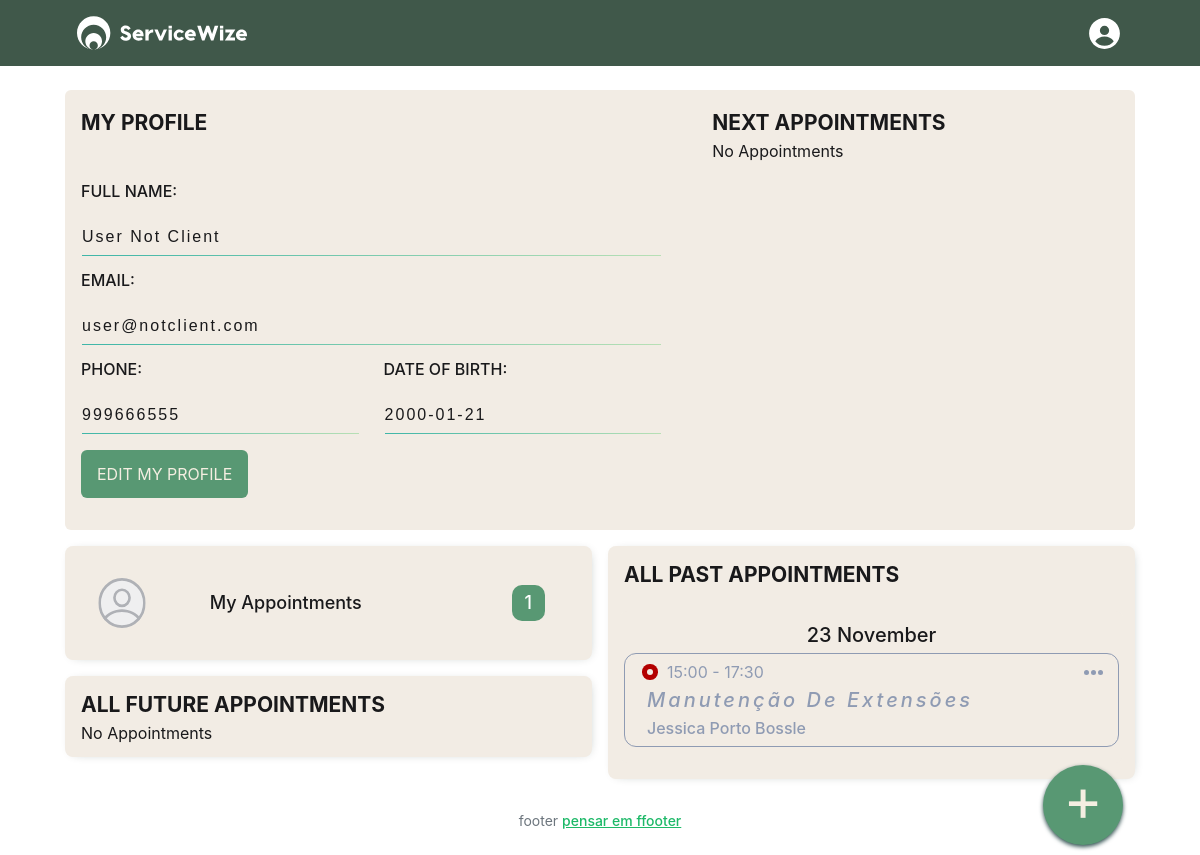
/ (signed in), run on the app's committed database.
### tables this page shows
CREATE TABLE `user` (
  `userID` char(128) NOT NULL,
  `userEmail` varchar(45) NOT NULL,
  `userFullName` varchar(45) NOT NULL,
  `userPassword` varchar(255) NOT NULL,
  `userMobile` varchar(45) DEFAULT NULL,
  `userBirthDate` date DEFAULT NULL,
  `userType` varchar(45) NOT NULL,
  `userCreated` datetime NOT NULL DEFAULT CURRENT_TIMESTAMP,
  PRIMARY KEY (`userID`)
);

CREATE TABLE `appointment` (
  `appointmentID` bigint(20) NOT NULL AUTO_INCREMENT,
  `client_clientID` bigint(20) NOT NULL,
  `professional_professionalID` bigint(20) NOT NULL,
  `service_serviceID` bigint(20) NOT NULL,
  `appointmentDate` date NOT NULL,
  `appointmentStartTime` time NOT NULL,
  `appointmentCanceled` tinyint(1) NOT NULL,
  `appointmentEndTime` time NOT NULL,
  `appointmentDuration` time NOT NULL,
  `appointmentPrice` decimal(10,2) NOT NULL,
  PRIMARY KEY (`appointmentID`,`client_clientID`,`professional_professionalID`,`service_serviceID`),
  KEY `fk_appointment_client1_idx` (`client_clientID`),
  KEY `fk_appointment_professional1_idx` (`professional_professionalID`),
  KEY `fk_appointment_service1_idx` (`service_serviceID`),
  CONSTRAINT `fk_appointment_client1` FOREIGN KEY (`client_clientID`) REFERENCES `client` (`clientID`),
  CONSTRAINT `fk_appointment_professional1` FOREIGN KEY (`professional_professionalID`) REFERENCES `professional` (`professionalID`),
  CONSTRAINT `fk_appointment_service1` FOREIGN KEY (`service_serviceID`) REFERENCES `service` (`serviceID`)
);

CREATE TABLE `service` (
  `serviceID` bigint(20) NOT NULL AUTO_INCREMENT,
  `serviceName` varchar(45) NOT NULL,
  `serviceTime` time NOT NULL,
  `servicePrice` decimal(10,2) NOT NULL,
  `professional_professionalID` bigint(20) NOT NULL,
  PRIMARY KEY (`serviceID`,`professional_professionalID`),
  KEY `fk_service_professional_idx` (`professional_professionalID`),
  CONSTRAINT `fk_service_professional` FOREIGN KEY (`professional_professionalID`) REFERENCES `professional` (`professionalID`)
);

CREATE TABLE `professional` (
  `professionalID` bigint(20) NOT NULL AUTO_INCREMENT,
  `professionalFullName` varchar(45) NOT NULL,
  `professionalEmail` varchar(45) NOT NULL,
  PRIMARY KEY (`professionalID`)
);

### model/db.classes.php (called while the page is built, shortened)
<?php
class Database
{
    protected function connect()
    {
        try {
            $host = "localhost";
            $port = 3306;
            $user = "root";
            $password = "S!MPLEX@)II";
            $dbname = "appmanagement";
            $conn = new PDO("mysql:host={$host};port={$port};dbname={$dbname}", $user, $password);
            return $conn;
        } catch (PDOException $e) {
            print 'Connection failed: ' . $e->getMessage();
            die();
        }
    }
}

### model/user.classe.php (called while the page is built, shortened)
<?php
class User extends Database
{
    protected function getMyProfile($userID)
    {
        $stmt = $this->connect()->prepare("SELECT * from user where userID = ?;");
        if (!$stmt->execute([$userID])) {
            $stmt = null;
            header("location: ../../../index.php?error=stmtfailed");
            exit();
        }
        $results = $stmt->fetchAll(PDO::FETCH_ASSOC);
        return $results;
    }
}

### controller/user-contr.classes.php (called while the page is built, shortened)
<?php
class UserContr extends User
{
    public function getMyProfileByID($userID)
    {
        $results = $this->getMyProfile($userID);
        return $results;
    }
}

### model/client.classe.php (called while the page is built, shortened)
<?php
class Client extends Database
{
    protected function getMyPastAppointmentByEmail($userEmail, $todayDate)
    {
        $stmt = $this->connect()->prepare('SELECT *
        FROM appointment
        INNER JOIN client ON client_clientID=clientID
        INNER JOIN professional ON professional_professionalID=professionalID
        INNER JOIN service ON service_serviceID=serviceID
        WHERE clientEmail=? AND appointmentDate<? AND appointmentCanceled=?;');
        $appointmentNotCanceled = 0;
        if (!$stmt->execute(array($userEmail,$todayDate,$appointmentNotCanceled))) {
            $stmt = null;
            header("location: ../../../index.php?error=stmtfailed");
            exit();
        }
        $results = $stmt->fetchAll(PDO::FETCH_ASSOC);
        return $results;
    }
}

### controller/client-contr.classes.php (called while the page is built, shortened)
<?php
class ClientContr extends Client
{
    public function getMyClientPastAppointmentByEmail($userEmail, $todayDate)
    {
        $results = $this->getMyPastAppointmentByEmail($userEmail, $todayDate);
        return $results;
    }
}

### view/widgets/client/clientWidget-PastApp.php (the view, shortened to what this page needs)
<?php
$hoje = date('Y-m-d', time());
    $myAppointmentList = new ClientContr();
     $myClientAppointmentList = $myAppointmentList->getMyClientPastAppointmentByEmail($_SESSION["userEmail"], $hoje);
if (!empty($myClientAppointmentList)) {
    ?>
        <div class="row">
            <div class="col-sm-12 pe-2 ps-2">
            <?php foreach ($myClientAppointmentList as $item) {
                        $startTime = substr($item['appointmentStartTime'], 0, -3);
                        $endTime = substr($item['appointmentEndTime'], 0, -3);
                ?>
                <div class="appointment-dayview col-sm-12 bg-widget mt-3 p-3 rounded-3 /*bg-box-shadow-thin*/">
                    <div class="appointment-date row">
                        <?php echo date("d F", strtotime($item['appointmentDate'])); ?>
                    </div>
                    <div class="appointment-content-past row">
                        <div class="appointment-dayview-header col-sm-12 d-flex justify-content-between">
                            <div class="d-flex align-items-center">
                                <div
                                    class="appointment-circle-pass">
                                </div>
                                <div>
                                    <?php echo $startTime . " - " . $endTime ?>
                                </div>
                            </div>
                            <div class="d-flex align-items-center">
                                <div class="appointment-dot-actions"></div>
                            </div>
                        </div>
                        <div class="appointment-dayview-service-past col-sm-12">
                            <h5><?php echo $item['serviceName']; ?></h5>
                        </div>
                        <div class="appointment-dayview-client col-sm-12">
                            <div><?php echo $item['professionalFullName']; ?></div>
                        </div>
                    </div>
                </div>
            <?php } ?>
            </div>
        </div>
    <?php
} else {
    echo "Sem marcações";
}
?>

### view/widgets/user/userWidget-Profile.php (shortened to what this page needs)
<?php
    include __DIR__ . '/../../../model/db.classes.php';
    include __DIR__ . '/../../../model/user.classe.php';
    include __DIR__ . '/../../../controller/user-contr.classes.php';
    $newUserProfile = new UserContr();
    $myProfile = $newUserProfile->getMyProfileByID($_SESSION["userID"]);
if (isset($_SESSION["userID"])) {
    ?>
<form id="form-user-profile" class="my-profile-form w-100" method="post">
    <div class="row mb-3">
        <div class="col-12">
            <div>
                <label>Full Name:</label>
            </div>
            <div class="profile-data">
                <?php echo $myProfile[0]['userFullName'];?>
            </div>
        </div>
    </div>
    <div class="row mb-3">
        <div class="col-12">
            <div>
                <label>Email:</label>
            </div>
            <div class="profile-data">
                <?php echo $myProfile[0]['userEmail'];?>
            </div>
        </div>
    </div>
    <div class="row mb-3">
        <div class="col-6">
            <div>
                <label>Phone:</label>
            </div>
            <div class="profile-data">
                <?php echo $myProfile[0]['userMobile'];?>
            </div>
        </div>
        <div class="col-6">
            <div>
                <label>Date of Birth:</label>
            </div>
            <div class="profile-data">
                <?php echo $myProfile[0]['userBirthDate'];?>
            </div>
        </div>
    </div>
    <?php
}
?>
    <div class="row mb-3">
        <div class="d-flex">
            <a href="?page=user/account" id="edit-my-profile"
                class="edit-my-profile p-3 font-semibold rounded-2 border-0 bg-green-medium"> EDIT
                MY PROFILE </a>
        </div>
    </div>
</form>

### data on the page
user: userFullName "User Not Client", userEmail "user@notclient.com", userMobile "999666555", userBirthDate "2000-01-21"
appointment: appointmentDate "23 November", appointmentStartTime "15:00", appointmentEndTime "17:30", service.serviceName "Manutenção De Extensões", professional_professionalID.professionalFullName "Jessica Porto Bossle"

### other printed values
$myClientAppointmentCount[0][0] "1"
